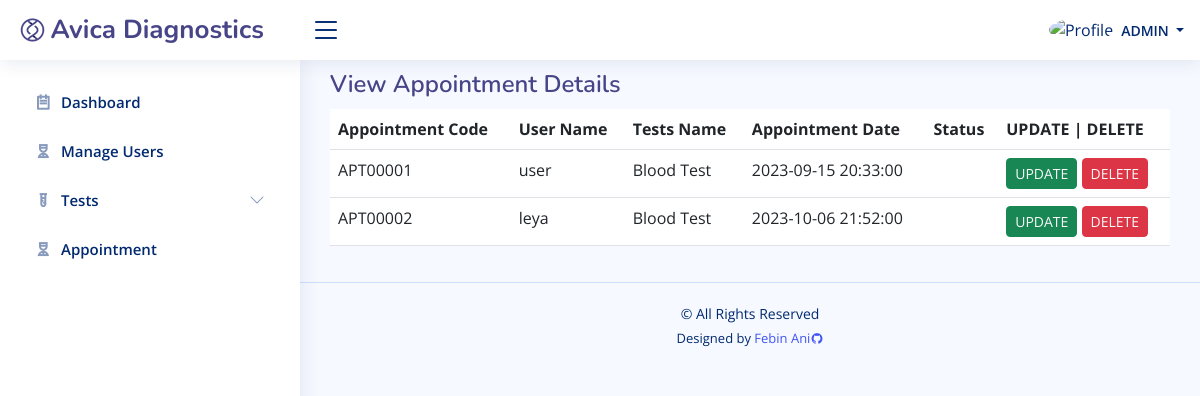
/admin/appointment.php (signed in), run on the app's committed database.
### tables this page shows
CREATE TABLE `tb_appointment_list` (
  `apt_id` int(10) NOT NULL,
  `code` varchar(100) NOT NULL,
  `test_id` int(10) NOT NULL,
  `user_id` int(10) NOT NULL,
  `schedule` datetime NOT NULL,
  `status` varchar(50) NOT NULL,
  `date_created` datetime NOT NULL,
  `date_updated` datetime DEFAULT NULL
);

CREATE TABLE `tb_user` (
  `id` int(10) NOT NULL,
  `fname` text NOT NULL,
  `lname` text NOT NULL,
  `gender` varchar(30) NOT NULL,
  `contact` varchar(100) NOT NULL,
  `username` varchar(50) NOT NULL,
  `email` text NOT NULL,
  `pass` text NOT NULL,
  `dob` date NOT NULL,
  `address` text NOT NULL,
  `usertype` text NOT NULL,
  `date_created` datetime NOT NULL,
  `date_updated` datetime DEFAULT NULL
);

CREATE TABLE `tb_test` (
  `test_id` int(10) NOT NULL,
  `test_name` varchar(100) NOT NULL,
  `test_desc` varchar(400) NOT NULL,
  `price` int(30) NOT NULL
);

### admin/appointment.php (the view, shortened to what this page needs)
<?php
	include('constant/security.php');
	include('constant/header.php');
	include('constant/sidebar.php');
?>
<main id="main" class="main">
    <div class="pagetitle">
      <h1>View Appointment Details</h1>
    </div>
    <section class="section">
      <div class="row">
        <div class="col-lg-12">
          <table class="table">
            <thead>
              <tr>
                <th scope="col">Appointment Code</th>
                <th scope="col">User Name</th>
                <th scope="col">Tests Name</th>
                <th scope="col">Appointment Date</th>
                <th scope="col">Status</th>
                <th scope="col">UPDATE | DELETE</th>
              </tr>
            </thead>
            <tbody>
            <?php
              $sql = "SELECT
                          al.code AS appointment_code,
                          u.username AS user_name,
                          t.test_name AS test_name,
                          al.schedule, al.status ,al.apt_id
                      FROM
                          tb_appointment_list al
                      JOIN
                          tb_user u ON al.user_id = u.id
                      JOIN
                          tb_test t ON al.test_id = t.test_id;";
              $result = $conn->query($sql);
              if ($result->num_rows > 0) {
                while ($row = $result->fetch_assoc()) {
                  echo '<tr>';
                  echo '<td>' . $row["appointment_code"] . '</td>';
                  echo '<td>' . $row["user_name"] . '</td>';
                  echo '<td>' . $row["test_name"] . '</td>';
                  echo '<td>' . $row["schedule"] . '</td>';
                  echo "<td>" . $row['status'] . "</td>";
                  echo "<td>";
                    ?>
                    <button class="btn btn-success btn-sm">
                      <a class="link-light" href="update.php?apt_id=<?php echo $row["apt_id"]; ?>">UPDATE</a>
                    </button>
                    <button class="btn btn-danger btn-sm">
                      <a class="link-light" href="delete.php?apt_id=<?php echo $row["apt_id"]; ?>">DELETE</a>
                    </button>
                    <?php
                    echo "</td>";
                  echo "</tr>";
                }
              }
            ?>
            </tbody>
          </table>
        </div>
      </div>
    </section>
  </main>
<?php
include('constant/footer.php');
?>

### admin/assets/css/style.css (style rules this page uses)
:root { scroll-behavior: smooth; }
body { font-family: "Open Sans", sans-serif; background: #f6f9ff; color: #444444; }
a { color: #4154f1; text-decoration: none; }
h1, h2, h3, h4, h5, h6 { font-family: "Nunito", sans-serif; }
#main { margin-top: 50px; padding: 20px 30px; transition: all 0.3s; }
.pagetitle { margin-bottom: 10px; }
.pagetitle h1 { font-size: 24px; margin-bottom: 0; font-weight: 600; color: rgb(71, 69, 136); }
@media (min-width: 1200px) { #main, #footer { margin-left: 300px; } }

### data on the page
tb_appointment_list: code "APT00001", user.username "user", test.test_name "Blood Test", schedule "2023-09-15 20:33:00"
tb_appointment_list: code "APT00002", user.username "leya", test.test_name "Blood Test", schedule "2023-10-06 21:52:00"

### other printed values
$_SESSION['usertype'] "ADMIN"
